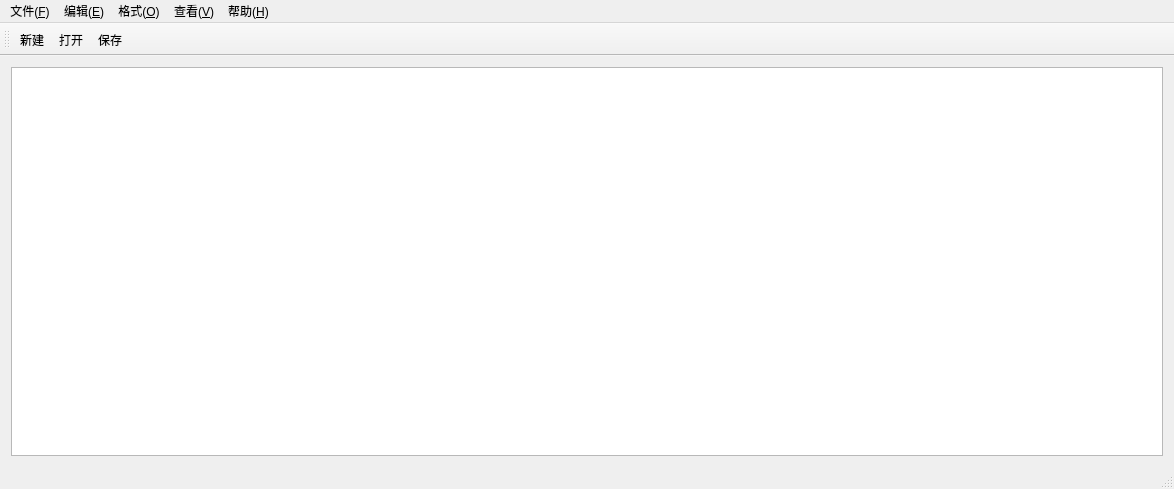
<?xml version="1.0" encoding="UTF-8"?>
<ui version="4.0">
 <class>MainWindow</class>
 <widget class="QMainWindow" name="MainWindow">
  <property name="geometry">
   <rect>
    <x>0</x>
    <y>0</y>
    <width>1174</width>
    <height>474</height>
   </rect>
  </property>
  <property name="contextMenuPolicy">
   <enum>Qt::DefaultContextMenu</enum>
  </property>
  <property name="windowTitle">
   <string>MainWindow</string>
  </property>
  <widget class="QWidget" name="centralWidget">
   <property name="maximumSize">
    <size>
     <width>16777215</width>
     <height>16777215</height>
    </size>
   </property>
   <layout class="QHBoxLayout" name="horizontalLayout">
    <item>
     <widget class="QTextEdit" name="textEdit">
      <property name="sizePolicy">
       <sizepolicy hsizetype="Expanding" vsizetype="Expanding">
        <horstretch>0</horstretch>
        <verstretch>0</verstretch>
       </sizepolicy>
      </property>
      <property name="minimumSize">
       <size>
        <width>0</width>
        <height>389</height>
       </size>
      </property>
      <property name="maximumSize">
       <size>
        <width>16777215</width>
        <height>16777215</height>
       </size>
      </property>
      <property name="lineWidth">
       <number>-3</number>
      </property>
      <property name="sizeAdjustPolicy">
       <enum>QAbstractScrollArea::AdjustIgnored</enum>
      </property>
      <property name="html">
       <string>&lt;!DOCTYPE HTML PUBLIC &quot;-//W3C//DTD HTML 4.0//EN&quot; &quot;http://www.w3.org/TR/REC-html40/strict.dtd&quot;&gt;
&lt;html&gt;&lt;head&gt;&lt;meta name=&quot;qrichtext&quot; content=&quot;1&quot; /&gt;&lt;style type=&quot;text/css&quot;&gt;
p, li { white-space: pre-wrap; }
&lt;/style&gt;&lt;/head&gt;&lt;body style=&quot; font-family:'Ubuntu'; font-size:11pt; font-weight:400; font-style:normal;&quot;&gt;
&lt;p style=&quot;-qt-paragraph-type:empty; margin-top:0px; margin-bottom:0px; margin-left:0px; margin-right:0px; -qt-block-indent:0; text-indent:0px;&quot;&gt;&lt;br /&gt;&lt;/p&gt;&lt;/body&gt;&lt;/html&gt;</string>
      </property>
     </widget>
    </item>
   </layout>
  </widget>
  <widget class="QToolBar" name="mainToolBar">
   <attribute name="toolBarArea">
    <enum>TopToolBarArea</enum>
   </attribute>
   <attribute name="toolBarBreak">
    <bool>false</bool>
   </attribute>
   <addaction name="action_n"/>
   <addaction name="action_o_2"/>
   <addaction name="action_s"/>
  </widget>
  <widget class="QStatusBar" name="statusBar"/>
  <widget class="QMenuBar" name="menuBar">
   <property name="geometry">
    <rect>
     <x>0</x>
     <y>0</y>
     <width>1174</width>
     <height>28</height>
    </rect>
   </property>
   <widget class="QMenu" name="menu_f">
    <property name="title">
     <string>文件(&amp;F)</string>
    </property>
    <addaction name="action_n"/>
    <addaction name="action_o_2"/>
    <addaction name="action_s"/>
    <addaction name="action_4"/>
    <addaction name="action_8"/>
   </widget>
   <widget class="QMenu" name="menu_E">
    <property name="title">
     <string>编辑(&amp;E)</string>
    </property>
    <addaction name="action_c"/>
    <addaction name="action_v"/>
    <addaction name="action_f"/>
    <addaction name="action_9"/>
   </widget>
   <widget class="QMenu" name="menu_O">
    <property name="title">
     <string>格式(&amp;O)</string>
    </property>
    <addaction name="action_10"/>
    <addaction name="action_11"/>
    <addaction name="action_12"/>
   </widget>
   <widget class="QMenu" name="menu_v">
    <property name="title">
     <string>查看(&amp;V)</string>
    </property>
    <addaction name="action_13"/>
   </widget>
   <widget class="QMenu" name="menu_H">
    <property name="title">
     <string>帮助(&amp;H)</string>
    </property>
    <addaction name="action_14"/>
   </widget>
   <addaction name="menu_f"/>
   <addaction name="menu_E"/>
   <addaction name="menu_O"/>
   <addaction name="menu_v"/>
   <addaction name="menu_H"/>
  </widget>
  <action name="action_n">
   <property name="icon">
    <iconset resource="pic.qrc">
     <normaloff>:/new/prefix1/pic/new.png</normaloff>:/new/prefix1/pic/new.png</iconset>
   </property>
   <property name="text">
    <string>新建</string>
   </property>
   <property name="shortcut">
    <string>Ctrl+N</string>
   </property>
  </action>
  <action name="action_o_2">
   <property name="icon">
    <iconset resource="pic.qrc">
     <normaloff>:/new/prefix1/pic/open.jpg</normaloff>:/new/prefix1/pic/open.jpg</iconset>
   </property>
   <property name="text">
    <string>打开</string>
   </property>
   <property name="shortcut">
    <string>Ctrl+O</string>
   </property>
  </action>
  <action name="action_s">
   <property name="icon">
    <iconset resource="pic.qrc">
     <normaloff>:/new/prefix1/pic/save.png</normaloff>:/new/prefix1/pic/save.png</iconset>
   </property>
   <property name="text">
    <string>保存</string>
   </property>
   <property name="shortcut">
    <string>Ctrl+S</string>
   </property>
  </action>
  <action name="action_4">
   <property name="text">
    <string>另存为</string>
   </property>
  </action>
  <action name="action_c">
   <property name="text">
    <string>复制</string>
   </property>
   <property name="shortcut">
    <string>Ctrl+C</string>
   </property>
  </action>
  <action name="action_v">
   <property name="text">
    <string>粘贴</string>
   </property>
   <property name="shortcut">
    <string>Ctrl+V</string>
   </property>
  </action>
  <action name="action_f">
   <property name="text">
    <string>查找</string>
   </property>
   <property name="shortcut">
    <string>Ctrl+F</string>
   </property>
  </action>
  <action name="action_8">
   <property name="text">
    <string>退出</string>
   </property>
  </action>
  <action name="action_9">
   <property name="text">
    <string>日期时间</string>
   </property>
  </action>
  <action name="action_10">
   <property name="checkable">
    <bool>true</bool>
   </property>
   <property name="text">
    <string>自动换行</string>
   </property>
  </action>
  <action name="action_11">
   <property name="text">
    <string>字体</string>
   </property>
  </action>
  <action name="action_12">
   <property name="text">
    <string>颜色</string>
   </property>
  </action>
  <action name="action_13">
   <property name="text">
    <string>状态栏</string>
   </property>
  </action>
  <action name="action_14">
   <property name="text">
    <string>关于</string>
   </property>
  </action>
  <action name="actionl">
   <property name="text">
    <string>l</string>
   </property>
  </action>
 </widget>
 <layoutdefault spacing="6" margin="11"/>
 <resources>
  <include location="pic.qrc"/>
 </resources>
 <connections/>
</ui>
